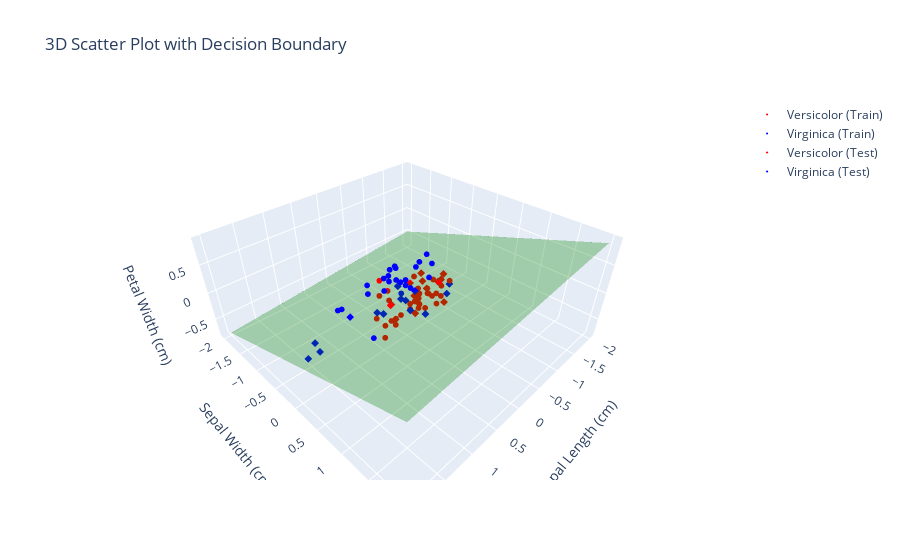

Notebook code cell kept with this figure:
### Code cell
# で，結果は 
# classifier.coef_, に，重み情報
# classifier.intercept_ に切片情報が入る．
# 
w = np.array([classifier.intercept_[0], classifier.coef_[0][0], classifier.coef_[0][1],classifier.coef_[0][2]])

print(w / np.sqrt(w @ w))

x_range = (-2,2)
y_range = (-2,2)


fig=draw_boundary_3d(w, x_range, y_range)
fig.show()

### Figure 1 — Plotly figure (JSON) as saved in the notebook; plotly's stock layout.template omitted (floating-point values rounded to 4 significant figures; data arrays with more than 128 entries replaced by an {"elided": "..."} marker saying what was removed)
{"data": [{"marker": {"color": "red", "size": 2}, "mode": "markers", "name": "Versicolor (Train)", "type": "scatter3d", "x": [-0.1283, -0.02833, 0.07167, 0.07167, -0.6283, 0.3717, -0.1283, -0.6283, -0.5283, -0.3283, 0.3717, -0.7283, -0.5283, -0.4283, -0.1283, -0.4283, -0.2283, -0.5283, -0.6283, -0.2283, -0.6283, 0.6717, -0.7283, 0.7717, -0.3283, -0.8283, 0.07167, -1.228, -0.7283, 0.5717, -0.1283, -0.5283, 0.4717, 0.1717, -0.6283, -0.02833], "y": [-0.06, -0.66, -0.36, 0.44, -0.16, 0.04, 0.14, 0.14, 0.14, 0.34, 0.14, -0.46, -0.06, -0.16, 0.04, -0.16, 0.04, 0.04, 0.04, -0.66, -0.36, 0.24, -0.56, 0.34, 0.14, 0.14, -0.56, -0.56, -0.46, -0.06, -0.06, -0.06, 0.24, 0.04, 0.14, 0.04], "z": [-0.3, -0.1, -0.1, 6.661e-16, -0.3, -0.3, -0.2, -0.1, -0.4, 0.2, -0.2, -0.6, -0.3, -0.4, -0.2, -0.6, -0.1, -0.3, -0.3, -0.6, -0.5, -0.1, -0.3, -0.2, -0.1, -0.1, -0.3, -0.6, -0.5, -0.2, -0.4, -0.3, -0.2, -0.3, -0.3, -0.3]}, {"marker": {"color": "blue", "size": 2}, "mode": "markers", "name": "Virginica (Train)", "type": "scatter3d", "x": [0.6717, 0.07167, 1.372, 0.1717, -0.4283, -0.1283, 0.8717, 0.6717, 0.2717, 0.1717, 1.472, 0.2717, 0.4717, 0.07167, -0.3283, 0.07167, 1.172, -0.2283, 0.4717, 0.4717, 0.6717, -0.02833, 0.07167, 0.07167], "y": [0.34, 0.54, 0.14, -0.06, -0.16, -0.26, 0.14, 0.24, 0.34, 0.34, 0.94, 0.14, 0.14, 0.44, 0.14, -0.16, -0.06, -0.66, -0.36, 0.24, 0.24, -0.06, 0.04, -0.06], "z": [0.7, 0.8, 0.5, 0.5, 0.3, -0.2, 0.5, 0.7, 0.4, 0.7, 0.6, 0.4, 0.7, 0.9, 0.2, 0.2, 0.3, -0.1, 0.2, 0.8, 0.5, 0.2, 0.2, -0.1]}, {"marker": {"color": "red", "size": 2, "symbol": "diamond"}, "mode": "markers", "name": "Versicolor (Test)", "type": "scatter3d", "x": [-0.7283, -0.2283, 0.4717, -0.7283, -0.4283, -0.2283, 0.1717, -1.028, -0.5283, -1.128, 0.2717, -1.228, 0.4717, -1.328], "y": [-0.26, 0.54, 0.14, -0.36, -0.26, -0.16, 0.34, -0.16, -0.26, -0.36, -0.06, -0.86, 0.24, -0.46], "z": [-0.4, 6.661e-16, 0.1, -0.3, -0.4, 6.661e-16, -0.1, -0.2, -0.6, -0.5, -0.1, -0.6, -0.1, -0.6]}, {"marker": {"color": "blue", "size": 2, "symbol": "diamond"}, "mode": "markers", "name": "Virginica (Test)", "type": "scatter3d", "x": [1.672, 0.1717, -0.02833, 1.472, 1.472, 0.9717, -0.5283, 0.4717, -1.328, 0.1717, 0.07167, -0.6283, 0.1717, -0.4283, -0.2283, 0.9717, 0.4717, 0.5717, 0.2717, 0.9717, -0.4283, 0.5717, 1.072, 1.472, 0.2717, -0.1283], "y": [-0.26, 0.54, 0.14, -0.36, -0.26, -0.16, 0.34, -0.16, -0.26, -0.36, -0.06, -0.86, 0.24, -0.46], "z": [-0.4, 6.661e-16, 0.1, -0.3, -0.4, 6.661e-16, -0.1, -0.2, -0.6, -0.5, -0.1, -0.6, -0.1, -0.6]}, {"color": "green", "name": "Decision Boundary", "opacity": 0.3, "type": "mesh3d", "x": {"elided": "2500 float values"}, "y": {"elided": "2500 float values"}, "z": {"elided": "2500 float values"}}], "layout": {"scene": {"xaxis": {"title": {"text": "Sepal Length (cm)"}}, "yaxis": {"title": {"text": "Sepal Width (cm)"}}, "zaxis": {"title": {"text": "Petal Width (cm)"}}}, "title": {"text": "3D Scatter Plot with Decision Boundary"}}}
